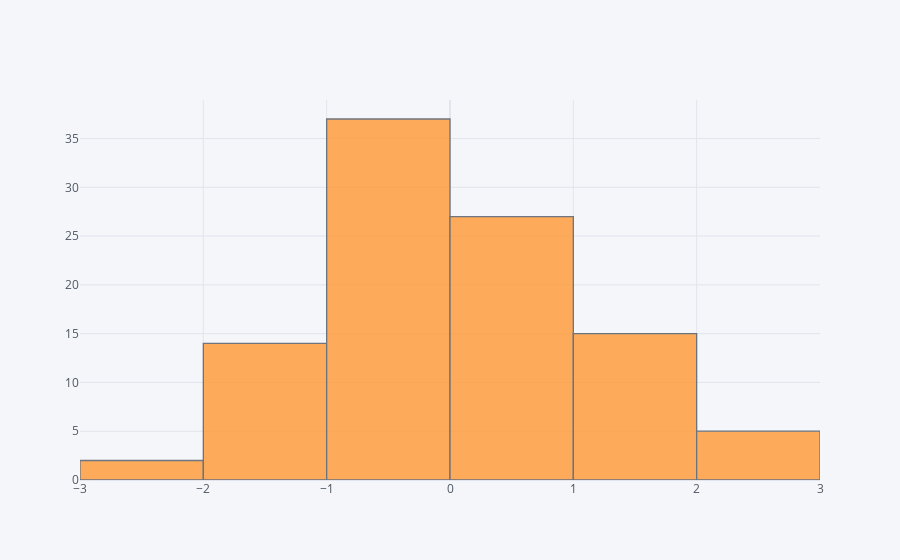

This figure's notebook cell:
### Code cell
df['A'].iplot(kind="hist",bins=10)

### Figure 1 — Plotly figure (JSON) as saved in the notebook; plotly's stock layout.template omitted (floating-point values rounded to 4 significant figures)
{"data": [{"histfunc": "count", "histnorm": "", "marker": {"color": "rgba(255, 153, 51, 1.0)", "line": {"color": "#4D5663", "width": 1.3}}, "name": "A", "nbinsx": 10, "opacity": 0.8, "orientation": "v", "type": "histogram", "x": [-0.01662, 0.8953, 0.08494, -0.09589, -0.4122, -0.2036, -1.323, -0.7048, 0.04151, -0.01618, -0.7836, -0.417, -1.515, -0.9873, 2.86, 0.7879, -0.2814, -0.6514, -0.3834, 0.1648, -2.174, -1.651, 1.234, 1.885, -1.595, -0.5522, -0.1777, -0.4432, 1.02, -0.7465, -0.9881, -0.199, 1.028, 0.9046, -0.2434, 1.481, 1.184, 0.7818, 2.632, -1.433, -0.5375, -0.9652, -0.3723, 0.1409, 2.109, 1.754, 0.3205, 0.5431, -0.2692, 1.228, 2.186, -0.4189, -0.08003, 0.8617, 0.3205, -0.5444, 1.438, -1.551, -1.745, 1.394, 0.5528, -0.6355, 0.5942, -1.499, 1.255, -0.8096, 0.2418, 0.4184, -1.782, -0.5878, -0.388, 0.0783, 0.002457, 1.945, 0.7259, -1.01, 0.2835, -1.065, 0.5772, 0.8047, -0.1098, 1.042, -0.6801, -0.6139, 0.465, 0.48, -2.062, 1.459, -0.06592, 1.304, -1.042, -1.394, -0.09525, -0.1149, 2.401, -0.9319, 0.9415, 0.1957, 0.1037, -1.398]}], "layout": {"barmode": "overlay", "legend": {"bgcolor": "#F5F6F9", "font": {"color": "#4D5663"}}, "paper_bgcolor": "#F5F6F9", "plot_bgcolor": "#F5F6F9", "title": {"font": {"color": "#4D5663"}}, "xaxis": {"gridcolor": "#E1E5ED", "showgrid": true, "tickfont": {"color": "#4D5663"}, "title": {"font": {"color": "#4D5663"}, "text": ""}, "zerolinecolor": "#E1E5ED"}, "yaxis": {"gridcolor": "#E1E5ED", "showgrid": true, "tickfont": {"color": "#4D5663"}, "title": {"font": {"color": "#4D5663"}, "text": ""}, "zerolinecolor": "#E1E5ED"}}}
